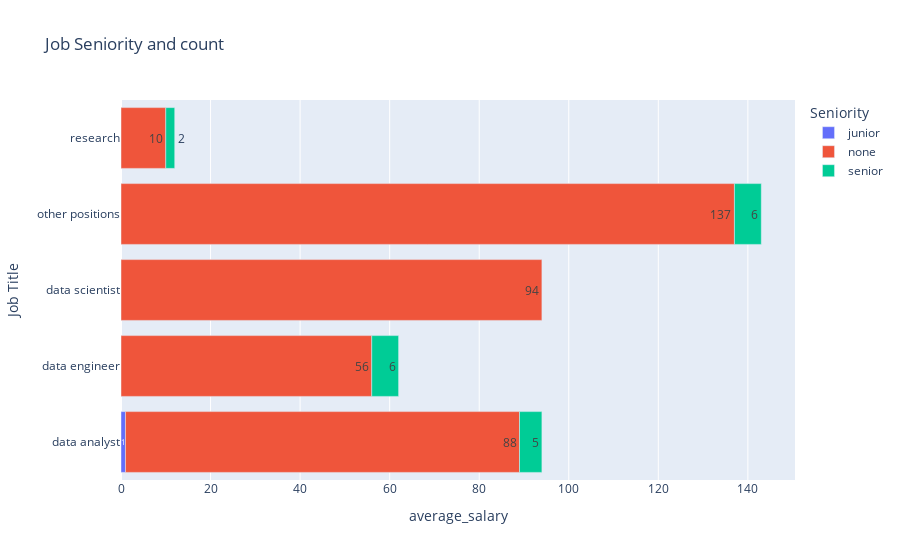

Here is the notebook cell this chart was saved with:
### Code cell
below_postings1 = below_average.groupby(by=['Job Title','Seniority'])['average_salary'].count().reset_index()
fig = px.bar(below_postings1, y='Job Title', x='average_salary',title='Job Seniority and count',text='average_salary',color='Seniority')
fig.show()

### Figure 1 — Plotly figure (JSON) as saved in the notebook; plotly's stock layout.template omitted (floating-point values rounded to 4 significant figures)
{"data": [{"alignmentgroup": "True", "hovertemplate": "Seniority=junior<br>average_salary=%{text}<br>Job Title=%{y}<extra></extra>", "legendgroup": "junior", "marker": {"color": "#636efa", "pattern": {"shape": ""}}, "name": "junior", "offsetgroup": "junior", "orientation": "h", "showlegend": true, "text": [1], "textposition": "auto", "type": "bar", "x": [1], "xaxis": "x", "y": ["data analyst"], "yaxis": "y"}, {"alignmentgroup": "True", "hovertemplate": "Seniority=none<br>average_salary=%{text}<br>Job Title=%{y}<extra></extra>", "legendgroup": "none", "marker": {"color": "#EF553B", "pattern": {"shape": ""}}, "name": "none", "offsetgroup": "none", "orientation": "h", "showlegend": true, "text": [88, 56, 94, 137, 10], "textposition": "auto", "type": "bar", "x": [88, 56, 94, 137, 10], "xaxis": "x", "y": ["data analyst", "data engineer", "data scientist", "other positions", "research"], "yaxis": "y"}, {"alignmentgroup": "True", "hovertemplate": "Seniority=senior<br>average_salary=%{text}<br>Job Title=%{y}<extra></extra>", "legendgroup": "senior", "marker": {"color": "#00cc96", "pattern": {"shape": ""}}, "name": "senior", "offsetgroup": "senior", "orientation": "h", "showlegend": true, "text": [5, 6, 6, 2], "textposition": "auto", "type": "bar", "x": [5, 6, 6, 2], "xaxis": "x", "y": ["data analyst", "data engineer", "other positions", "research"], "yaxis": "y"}], "layout": {"barmode": "relative", "legend": {"title": {"text": "Seniority"}, "tracegroupgap": 0}, "title": {"text": "Job Seniority and count"}, "xaxis": {"anchor": "y", "domain": [0, 1], "title": {"text": "average_salary"}}, "yaxis": {"anchor": "x", "domain": [0, 1], "title": {"text": "Job Title"}}}}
